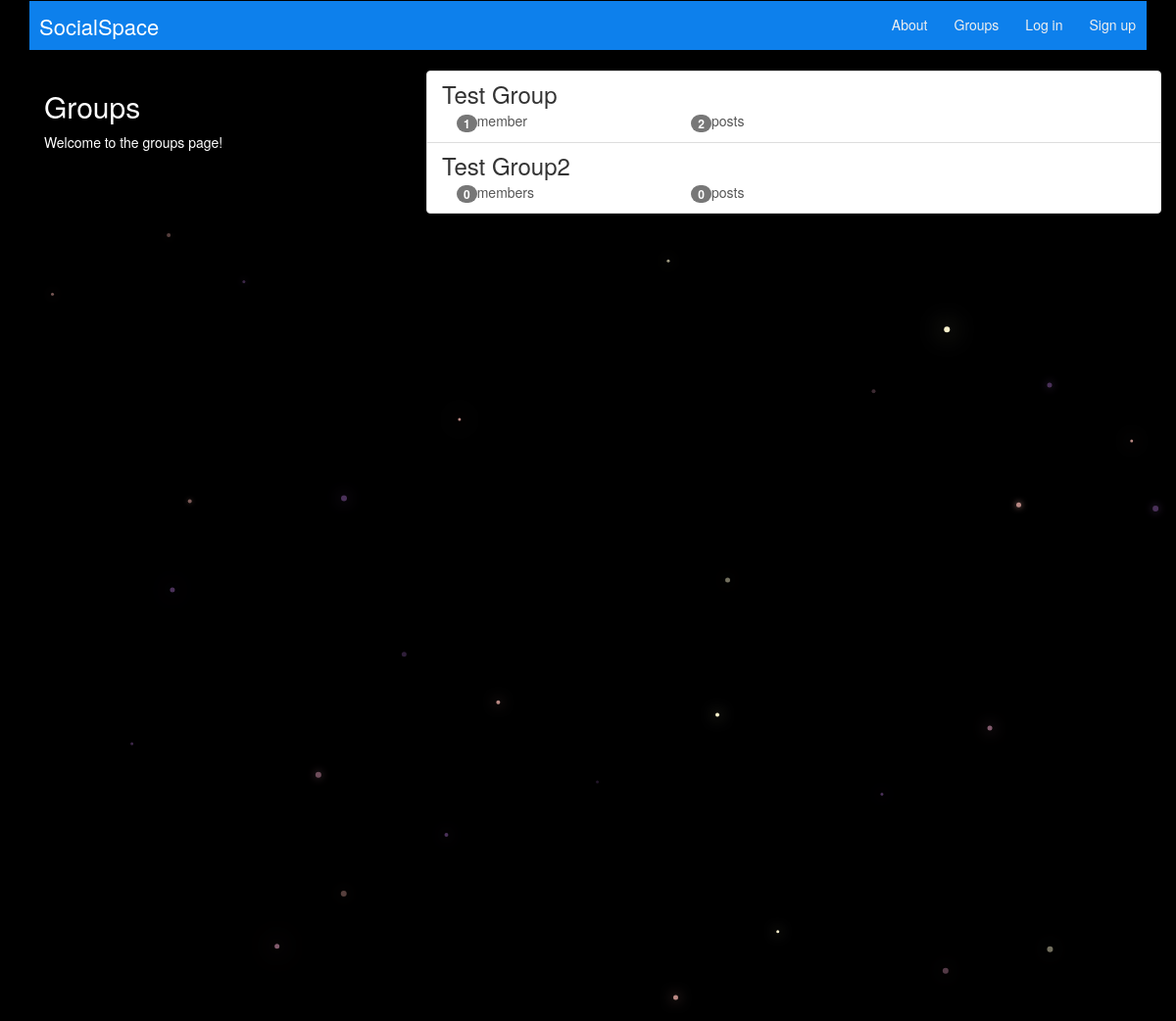
Before: /groups/ with the older database file.
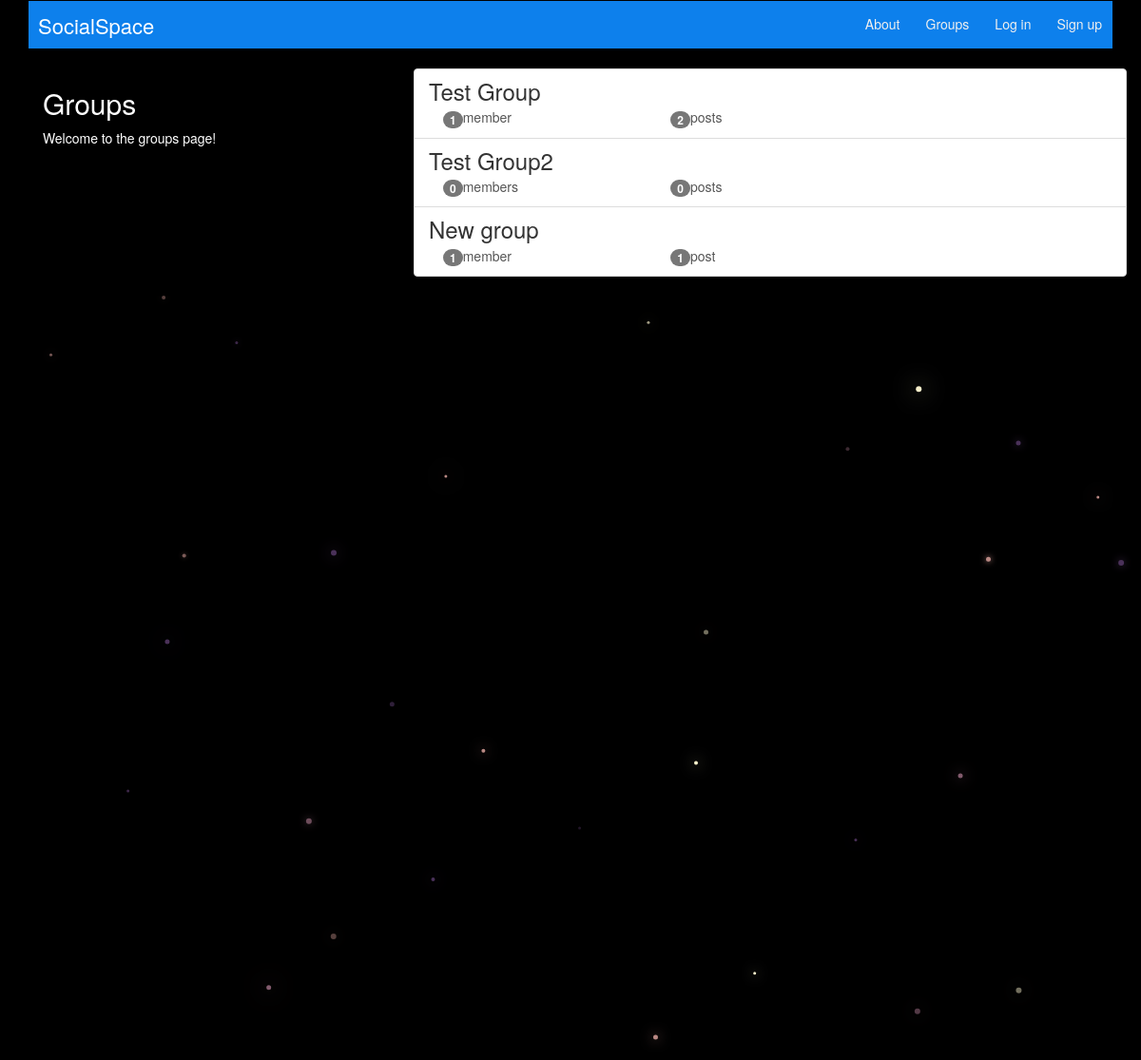
After: the same page with the newer database file.
### groups/models.py (models this page shows, shortened)
class Group(models.Model):
    name = models.CharField(max_length = 40, unique = True)
    slug = models.SlugField(allow_unicode = True, unique = True)
    description = models.TextField(blank = True, default = "")
    description_html = models.TextField(editable = False, default = "", blank = True)
    members = models.ManyToManyField(User, through = "GroupMember")

### groups/views.py (the view)
class ListGroups(generic.ListView):
    model = Group

### groups/templates/groups/group_list.html (shortened to what this page needs)
{% extends "groups/group_base.html" %}
{% block pregroup %}
  <div class="col-md-4">
    <div class="content">
      <h2>Groups</h2>
      <p>Welcome to the groups page!</p>
    </div>
  </div>
{% endblock %}
{% block group_content %}
<div class="col-md-8">
	<div class="list-group">
		{% for group in object_list %}
		  <a class="list-group-item" href="{% url 'groups:single' slug=group.slug %}">
			     <h3 class="title list-group-item-heading">{{ group.name }}</h3>
			<div class="list-group-item-text container-fluid">
				<div class="row">
					<div class="col-md-4">
						<span class="badge">{{ group.members.count }}</span>member{{ group.members.count|pluralize }}
					</div>
					<div class="col-md-4">
						<span class="badge">{{ group.posts.count }}</span>post{{ group.posts.count|pluralize }}
					</div>
				</div>
			</div>
		</a>
		{% endfor %}
	</div>
</div>
{% endblock %}

Changed rows visible on the page:
added Group: name "New group", members.count "1", posts.count "1"
